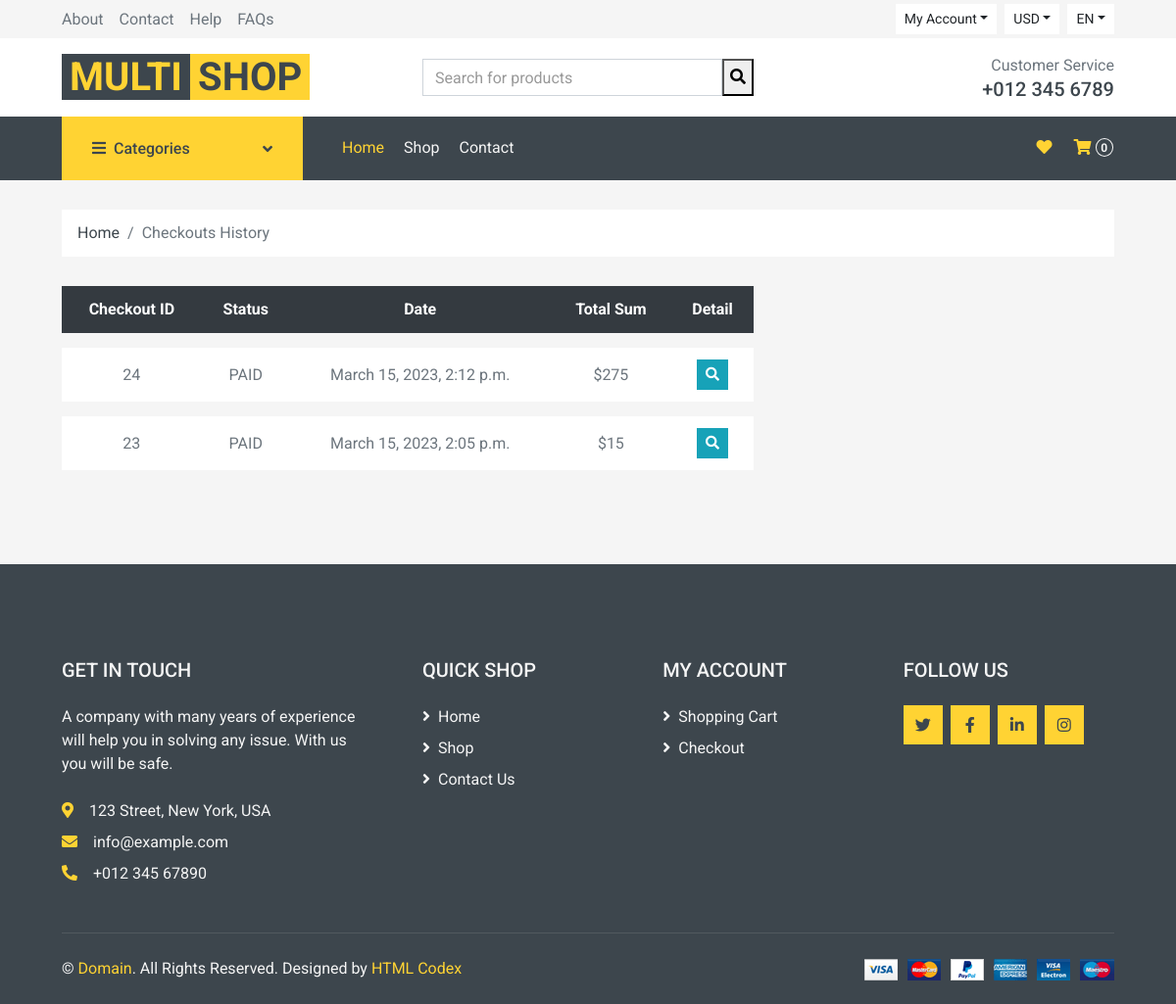
/shopingcart/checkouts/ (signed in), run on the app's committed database.
### shoping_cart/models.py (models this page shows, shortened)
class CheckoutOrder(models.Model):
    CREATED = 0
    PAID = 1
    COMPLETED = 2
    ON_WAY = 3
    DELIVERED = 4
    UKRAINE = 0
    POLAND = 1
    STATUSES = (
        (CREATED, 'CREATED'),
        (PAID, 'PAID'),
        (COMPLETED, 'COMPLETED'),
        (DELIVERED, 'DELIVERED'),
    )
    COUNTRY = (
        (UKRAINE, 'UKRAINE'),
        (POLAND, 'POLAND'),
    )
    first_name = models.CharField(max_length=64)
    last_name = models.CharField(max_length=64)
    email = models.EmailField(max_length=64)
    mobile_no = models.CharField(max_length=13)
    address = models.CharField(max_length=256)
    country = models.SmallIntegerField(default=UKRAINE, choices=COUNTRY)
    city = models.CharField(max_length=64)
    state = models.CharField(max_length=64)
    zip_code = models.PositiveSmallIntegerField()
    status = models.SmallIntegerField(default=CREATED, choices=STATUSES)
    initiator = models.ForeignKey(User, on_delete=models.CASCADE)
    created = models.DateTimeField(auto_now_add=True)
    basket_history = models.JSONField(default=dict)

### shoping_cart/views.py (the view)
# urls.py: path('checkouts/', login_required(views.CheckoutsListView.as_view()), name='checkouts_list'),
class CheckoutsListView(ListView):
    template_name = 'shoping_cart/checkouts_history.html'
    model = CheckoutOrder
    def get_queryset(self):
        data = super().get_queryset()
        return data.filter(initiator=self.request.user).order_by('-id')

### multi_store/context_processors.py (called while the page is built)
def baskets(request):
    user = request.user
    return {'baskets': UserShoppingCart.objects.filter(user=user) if user.is_authenticated else []}

### shoping_cart/templates/shoping_cart/checkouts_history.html
{% extends 'multi_store/base.html' %}
{% load static %}
{% block content %}
    <div class="container-fluid">
        <div class="row px-xl-5">
            <div class="col-12">
                <nav class="breadcrumb bg-light mb-30">
                    <a class="breadcrumb-item text-dark" href="{% url 'test:index' %}">Home</a>
                    <span class="breadcrumb-item active">Checkouts History</span>
                </nav>
            </div>
        </div>
    </div>
    <div class="container-fluid">
        <div class="row px-xl-5">
            <div class="col-lg-8 table-responsive mb-5">
                <table class="table table-light table-borderless table-hover text-center mb-0">
                    <thead class="thead-dark">
                    <tr>
                        <th>Checkout ID</th>
                        <th>Status</th>
                        <th>Date</th>
                        <th>Total Sum</th>
                        <th>Detail</th>
                    </tr>
                    </thead>
                    <tbody class="align-middle">
                    {% for cart in object_list %}
                        <tr>
                            <td class="align-middle">{{ cart.id }}</td>
                            <td class="align-middle">{{ cart.get_status_display }}</td>
                            <td class="align-middle">{{ cart.created }}</td>
                            <td class="align-middle">${{ cart.basket_history.total_sum }}</td>
                            <td class="align-middle">
                                <a href="{% url 'shoping_cart:order_detail' cart.id %}">
                                    <button class="btn btn-sm btn-info" type="button">
                                        <i class="fa fa-search"></i>
                                    </button>
                                </a>
                            </td>
                        </tr>
                    {% endfor %}
                    </tbody>
                </table>
            </div>
        </div>
    </div>
{% endblock %}

### data on the page
CheckoutOrder: id "24", status "PAID", created "March 15, 2023, 2:12 p.m.", basket_history.total_sum "275"
CheckoutOrder: id "23", status "PAID", created "March 15, 2023, 2:05 p.m.", basket_history.total_sum "15"

### other printed values
{{ baskets|length }} "0"
